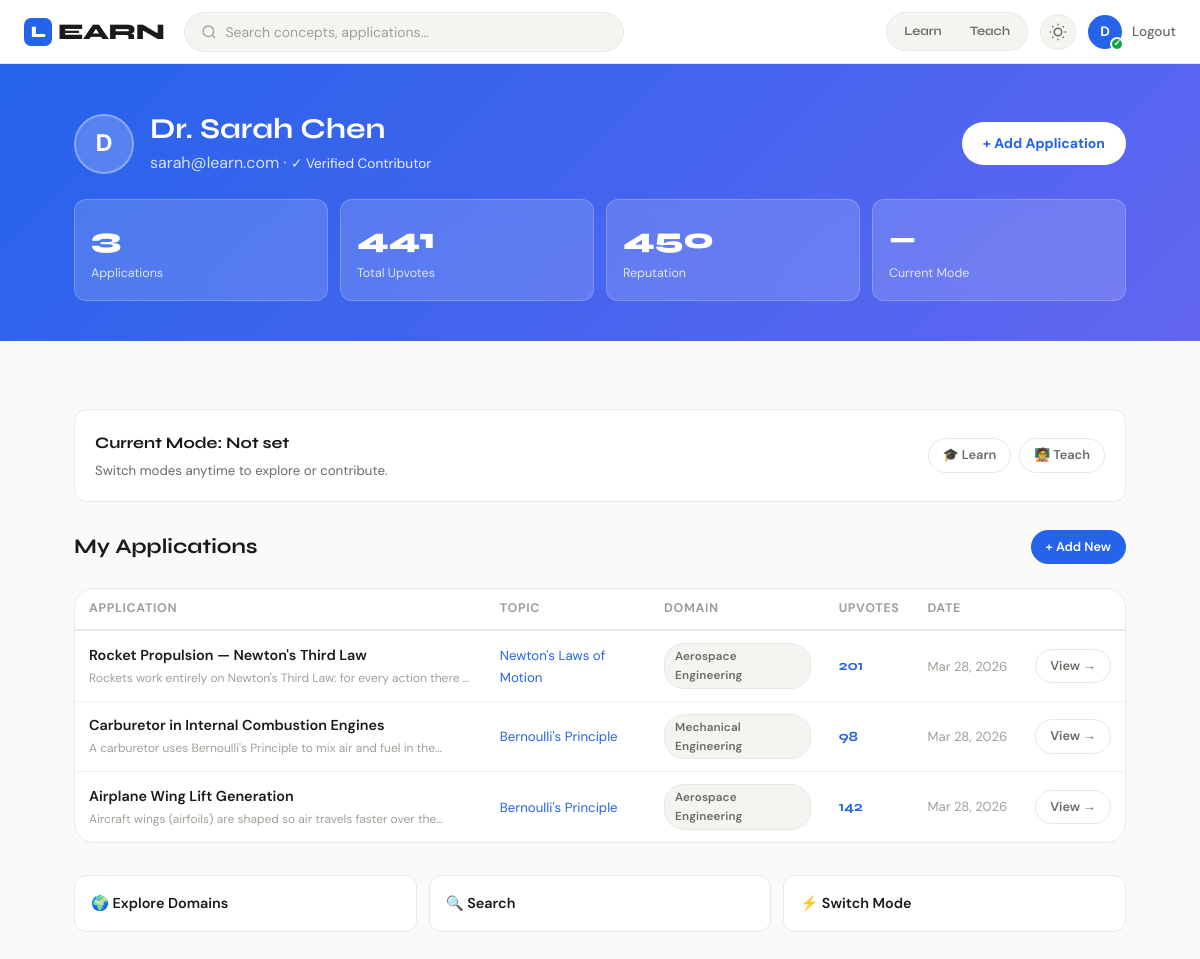
/dashboard (signed in), run on the app's committed database.
### models.py (models this page shows, shortened)
class User(UserMixin, db.Model):
    __tablename__ = 'users'
    id = db.Column(db.Integer, primary_key=True)
    name = db.Column(db.String(100), nullable=False)
    email = db.Column(db.String(150), unique=True, nullable=False)
    password_hash = db.Column(db.String(256), nullable=False)
    role = db.Column(db.String(20), default='user')  # 'user', 'admin'
    reputation = db.Column(db.Integer, default=0)
    is_verified = db.Column(db.Boolean, default=False)
    mode = db.Column(db.String(10), default=None)  # 'learn' or 'teach'
    created_at = db.Column(db.DateTime, default=datetime.utcnow)
    applications = db.relationship('Application', backref='author', lazy=True)
    comments = db.relationship('Comment', backref='author', lazy=True)
    votes = db.relationship('Vote', backref='voter', lazy=True)
    reports = db.relationship('Report', backref='reporter', lazy=True)

class Application(db.Model):
    __tablename__ = 'applications'
    id = db.Column(db.Integer, primary_key=True)
    topic_id = db.Column(db.Integer, db.ForeignKey('topics.id'), nullable=False)
    user_id = db.Column(db.Integer, db.ForeignKey('users.id'), nullable=False)
    title = db.Column(db.String(200), nullable=False)
    description = db.Column(db.Text, nullable=False)
    application_domain = db.Column(db.String(100))
    image_path = db.Column(db.String(300))
    video_url = db.Column(db.String(500))
    tags = db.Column(db.String(300))
    reference = db.Column(db.String(500))
    vote_count = db.Column(db.Integer, default=0)
    created_at = db.Column(db.DateTime, default=datetime.utcnow)
    is_approved = db.Column(db.Boolean, default=True)
    comments = db.relationship('Comment', backref='application', lazy=True, cascade='all, delete-orphan')
    votes = db.relationship('Vote', backref='application', lazy=True, cascade='all, delete-orphan')
    reports = db.relationship('Report', backref='application', lazy=True, cascade='all, delete-orphan')

class Topic(db.Model):
    __tablename__ = 'topics'
    id = db.Column(db.Integer, primary_key=True)
    name = db.Column(db.String(150), nullable=False)
    domain_id = db.Column(db.Integer, db.ForeignKey('domains.id'), nullable=False)
    explanation = db.Column(db.Text)
    applications = db.relationship('Application', backref='topic', lazy=True)

### routes/main_routes.py (the view)
@main_bp.route('/dashboard')
@login_required
def dashboard():
    user_apps = Application.query.filter_by(user_id=current_user.id).order_by(Application.created_at.desc()).all()
    total_votes = sum(a.vote_count for a in user_apps)
    return render_template('dashboard.html', user_apps=user_apps, total_votes=total_votes)

### templates/dashboard.html (shortened to what this page needs)
{% extends "base.html" %}
{% block content %}
<div class="dashboard-header">
  <div class="container">
    <div style="display:flex;align-items:center;gap:16px;flex-wrap:wrap;">
      <div style="width:60px;height:60px;background:rgba(255,255,255,0.2);border-radius:50%;display:flex;align-items:center;justify-content:center;font-size:1.5rem;font-weight:800;border:2px solid rgba(255,255,255,0.3);">
        {{ current_user.name[0].upper() }}
      </div>
      <div>
        <h1 style="font-size:1.8rem;margin-bottom:3px;">{{ current_user.name }}</h1>
        <p>
          {{ current_user.email }}
          {% if current_user.is_verified %}· <span style="color:rgba(255,255,255,0.9);font-size:0.85rem;">✓ Verified Contributor</span>{% endif %}
        </p>
      </div>
      <div style="margin-left:auto;">
        <a href="{{ url_for('app_routes.add_application') }}" class="btn" style="background:white;color:var(--accent);font-weight:700;">+ Add Application</a>
      </div>
    </div>
    <div class="dashboard-stat-cards">
      <div class="dash-stat-card">
        <div class="dash-stat-value">{{ user_apps | length }}</div>
        <div class="dash-stat-label">Applications</div>
      </div>
      <div class="dash-stat-card">
        <div class="dash-stat-value">{{ total_votes }}</div>
        <div class="dash-stat-label">Total Upvotes</div>
      </div>
      <div class="dash-stat-card">
        <div class="dash-stat-value">{{ current_user.reputation }}</div>
        <div class="dash-stat-label">Reputation</div>
      </div>
      <div class="dash-stat-card">
        <div class="dash-stat-value">{{ current_user.mode | capitalize if current_user.mode else '—' }}</div>
        <div class="dash-stat-label">Current Mode</div>
      </div>
    </div>
  </div>
</div>
<div class="container" style="padding-top:36px;padding-bottom:60px;">
  <div style="background:var(--bg-card);border:1px solid var(--border);border-radius:var(--radius);padding:20px;margin-bottom:28px;display:flex;align-items:center;justify-content:space-between;flex-wrap:wrap;gap:12px;">
    <div>
      <div style="font-family:var(--font-display);font-weight:700;margin-bottom:4px;">Current Mode: {{ current_user.mode | capitalize if current_user.mode else 'Not set' }}</div>
      <div style="font-size:0.83rem;color:var(--text-secondary);">Switch modes anytime to explore or contribute.</div>
    </div>
    <div style="display:flex;gap:8px;">
      <a href="{{ url_for('main.switch_mode', mode='learn') }}" class="btn {% if current_user.mode == 'learn' %}btn-primary{% else %}btn-ghost{% endif %} btn-sm">🎓 Learn</a>
      <a href="{{ url_for('main.switch_mode', mode='teach') }}" class="btn {% if current_user.mode == 'teach' %}btn-primary{% else %}btn-ghost{% endif %} btn-sm">🧑‍🏫 Teach</a>
    </div>
  </div>
  <div class="section-header">
    <h2 class="section-title">My Applications</h2>
    <a href="{{ url_for('app_routes.add_application') }}" class="btn btn-primary btn-sm">+ Add New</a>
  </div>
  {% if user_apps %}
  <div style="background:var(--bg-card);border:1px solid var(--border);border-radius:var(--radius-lg);overflow:hidden;">
    <table class="table">
      <thead>
        <tr>
          <th>Application</th>
          <th>Topic</th>
          <th>Domain</th>
          <th>Upvotes</th>
          <th>Date</th>
          <th></th>
        </tr>
      </thead>
      <tbody>
        {% for app in user_apps %}
        <tr>
          <td>
            <div style="font-weight:600;font-size:0.9rem;">{{ app.title }}</div>
            <div style="font-size:0.75rem;color:var(--text-muted);margin-top:2px;display:-webkit-box;-webkit-line-clamp:1;-webkit-box-orient:vertical;overflow:hidden;">{{ app.description[:80] }}…</div>
          </td>
          <td>
            <a href="{{ url_for('main.topic_detail', topic_id=app.topic_id) }}" style="color:var(--accent);font-size:0.83rem;">{{ app.topic.name }}</a>
          </td>
          <td>
            {% if app.application_domain %}
            <span class="tag">{{ app.application_domain }}</span>
            {% else %}—{% endif %}
          </td>
          <td>
            <span style="font-family:var(--font-display);font-weight:700;color:var(--accent);">{{ app.vote_count }}</span>
          </td>
          <td style="color:var(--text-muted);font-size:0.82rem;white-space:nowrap;">
            {{ app.created_at.strftime('%b %d, %Y') }}
          </td>
          <td>
            <a href="{{ url_for('app_routes.application_detail', app_id=app.id) }}" class="btn btn-ghost btn-sm">View →</a>
          </td>
        </tr>
        {% endfor %}
      </tbody>
    </table>
  </div>
  {% endif %}
  <div style="display:grid;grid-template-columns:repeat(auto-fit,minmax(200px,1fr));gap:12px;margin-top:32px;">
    <a href="{{ url_for('main.domains') }}" style="background:var(--bg-card);border:1px solid var(--border);border-radius:var(--radius);padding:16px;text-decoration:none;color:var(--text);display:flex;align-items:center;gap:10px;font-weight:600;font-size:0.9rem;transition:all var(--transition);" onmouseover="this.style.borderColor='var(--accent)'" onmouseout="this.style.borderColor='var(--border)'">
      🌍 Explore Domains
    </a>
    <a href="{{ url_for('main.search') }}" style="background:var(--bg-card);border:1px solid var(--border);border-radius:var(--radius);padding:16px;text-decoration:none;color:var(--text);display:flex;align-items:center;gap:10px;font-weight:600;font-size:0.9rem;transition:all var(--transition);" onmouseover="this.style.borderColor='var(--accent)'" onmouseout="this.style.borderColor='var(--border)'">
      🔍 Search
    </a>
    <a href="{{ url_for('main.mode_select') }}" style="background:var(--bg-card);border:1px solid var(--border);border-radius:var(--radius);padding:16px;text-decoration:none;color:var(--text);display:flex;align-items:center;gap:10px;font-weight:600;font-size:0.9rem;transition:all var(--transition);" onmouseover="this.style.borderColor='var(--accent)'" onmouseout="this.style.borderColor='var(--border)'">
      ⚡ Switch Mode
    </a>
  </div>
</div>
{% endblock %}

### templates/base.html (shortened to what this page needs)
<!DOCTYPE html>
<html lang="en" data-theme="light">
<head>
  <link rel="stylesheet" href="{{ url_for('static', filename='css/main.css') }}">
</head>
<body>
{% if current_user.is_authenticated %}
<nav class="navbar">
  <div class="nav-inner">
    <a href="{{ url_for('main.domains') }}" class="nav-logo">
      <span class="logo-mark">L</span>EARN
    </a>
    <div class="nav-center">
      <form action="{{ url_for('main.search') }}" method="get" class="nav-search-form" autocomplete="off">
        <div class="search-wrap">
          <svg width="16" height="16" viewBox="0 0 24 24" fill="none" stroke="currentColor" stroke-width="2"><circle cx="11" cy="11" r="8"/><path d="m21 21-4.35-4.35"/></svg>
          <input type="text" name="q" placeholder="Search concepts, applications…" id="globalSearch" value="{{ request.args.get('q', '') }}">
        </div>
      </form>
    </div>
    <div class="nav-right">
      <div class="mode-pill">
        <a href="{{ url_for('main.switch_mode', mode='learn') }}" class="mode-btn {% if current_user.mode == 'learn' %}active{% endif %}">Learn</a>
        <a href="{{ url_for('main.switch_mode', mode='teach') }}" class="mode-btn {% if current_user.mode == 'teach' %}active{% endif %}">Teach</a>
      </div>
      <button class="theme-toggle" id="themeToggle" title="Toggle dark mode">
      </button>
      <div class="nav-user">
        <a href="{{ url_for('main.dashboard') }}" class="user-avatar" title="{{ current_user.name }}">
          {{ current_user.name[0].upper() }}
          {% if current_user.is_verified %}<span class="verified-dot">✓</span>{% endif %}
        </a>
        <a href="{{ url_for('auth.logout') }}" class="nav-link">Logout</a>
      </div>
    </div>
  </div>
</nav>
{% endif %}
<main class="main-content">
  {% block content %}{% endblock %}
</main>
</body>
</html>

### data on the page
User: name "D", name "Dr. Sarah Chen", email "sarah@learn.com", reputation "450", mode "—", mode "Not set"
Application: title "Rocket Propulsion — Newton's Third Law", description "Rockets work entirely on Newton's Third Law: for every action there…", topic.name "Newton's Laws of Motion", application_domain "Aerospace Engineering", vote_count "201", created_at "Mar 28, 2026"
Application: title "Carburetor in Internal Combustion Engines", description "A carburetor uses Bernoulli's Principle to mix air and fuel in…", topic.name "Bernoulli's Principle", application_domain "Mechanical Engineering", vote_count "98", created_at "Mar 28, 2026"
Application: title "Airplane Wing Lift Generation", description "Aircraft wings (airfoils) are shaped so air travels faster over…", topic.name "Bernoulli's Principle", application_domain "Aerospace Engineering", vote_count "142", created_at "Mar 28, 2026"

### other printed values
{{ user_apps | length }} "3"
{{ total_votes }} "441"
